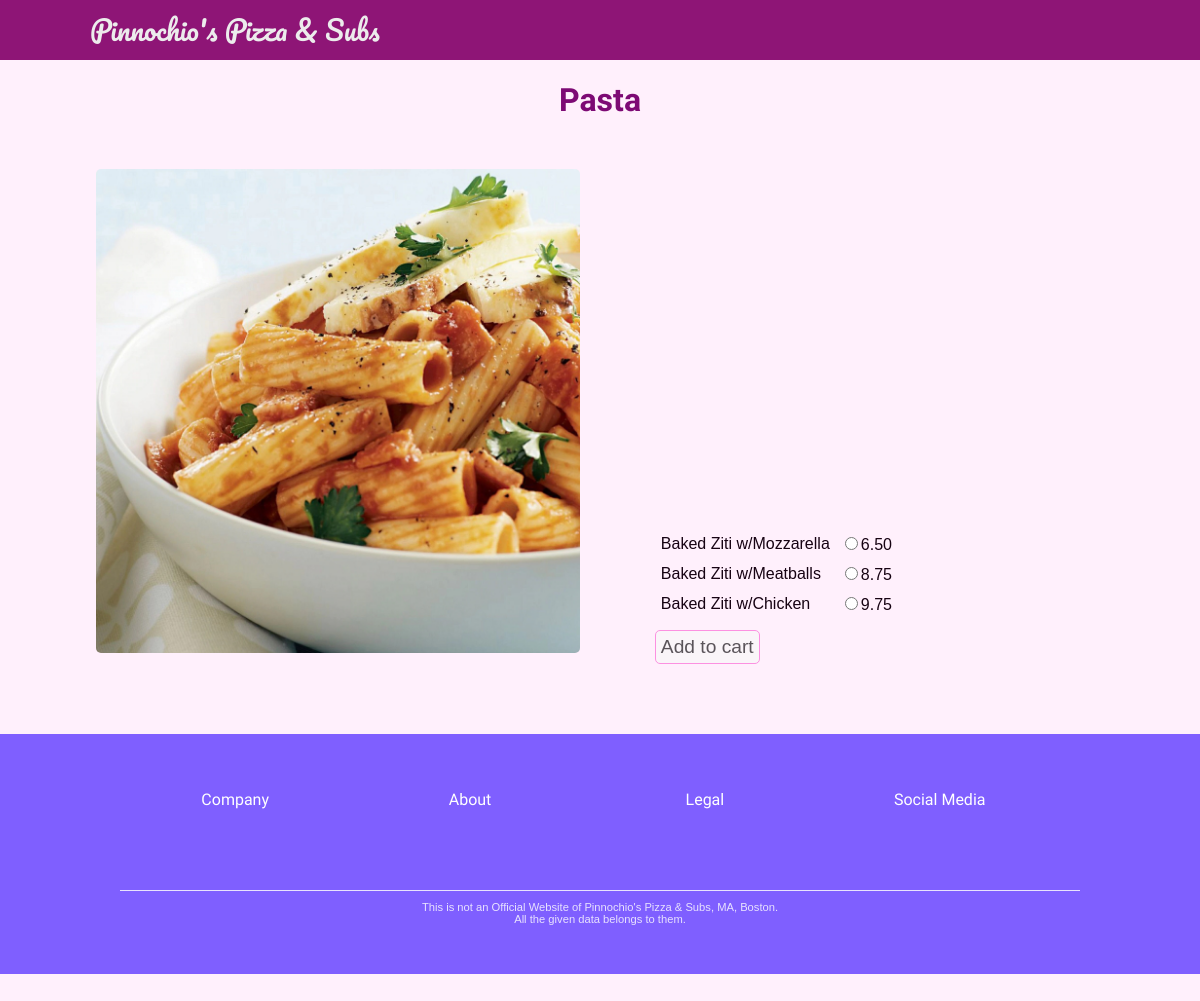
The page /orders/pasta (signed in) on the database its author committed.
### orders/models.py (models this page shows, shortened)
class pasta(models.Model):
    pasta_name = models.CharField(max_length=100)
    productID = models.PositiveIntegerField()
    pasta_price = models.DecimalField(max_digits=10, decimal_places=2)
    class Meta:
        verbose_name = 'pasta'
        verbose_name_plural = 'pasta'

### orders/views.py (the view)
# urls.py: path("pasta", views.menu3, name="menu3"),
@login_required()
def menu3(request):
    context = {
        'pasta_list': pasta.objects.all()
    }
    return render(request, 'orders/pasta.html', context)

### orders/templates/orders/pasta.html (shortened to what this page needs)
{% extends 'home/layout.html' %}
{% block body %}
<h1>Pasta</h1>
<div class="menu-block">
        <div class="menu-image">
                {% load static %}
                <img src="{% static 'home/pasta-order.jpg' %}" alt="Regular Pizza">
        </div>
        <div class="menu-select">
                <form method="post" action="{% url 'orders:addToCart' %}">
                        <table>
                                {% for pasta in pasta_list %}
                                <tr>
                                        <td>{{ pasta.pasta_name }}</td>
                                        <td><input type="radio" name="productInfo" value="{{ pasta.productID }} pasta_price"
                                                        data-col="1">{{ pasta.pasta_price }}</td>
                                </tr>
                                {% endfor %}
                        </table>
                        <button type="submit">Add to cart</button>
                </form>
        </div>
</div>
{% endblock body %}

### home/static/home/style.css (style rules this page uses)
body { padding: 0px; margin: 0px; background: #fff0fc; top: 70px; font-family: Helvetica, sans-serif; }
h1 { text-align: center; color: #7d0a74; font-family: "Adamina", serif; }
.menu-block { margin: 50px 8%; }
.menu-image { width: 48%; display: inline-block; }
.menu-image img { border-radius: 5px; width: 100%; }
.menu-select { width: 43.5%; display: inline-block; padding-left: 7%; padding-bottom: 20px; }
.menu-select td { color: #160212; padding: 4px; }
.menu-select button { font-size: 120%; color: #5a545a; background-color: #faf5f9; border: 1px solid #fc91e1; border-radius: 5px; padding: 5px 5px 5px 5px; display: block; margin-top: 10px; }

### rows shown on the page
pasta: pasta_name "Baked Ziti w/Mozzarella", pasta_price "6.50"
pasta: pasta_name "Baked Ziti w/Meatballs", pasta_price "8.75"
pasta: pasta_name "Baked Ziti w/Chicken", pasta_price "9.75"
